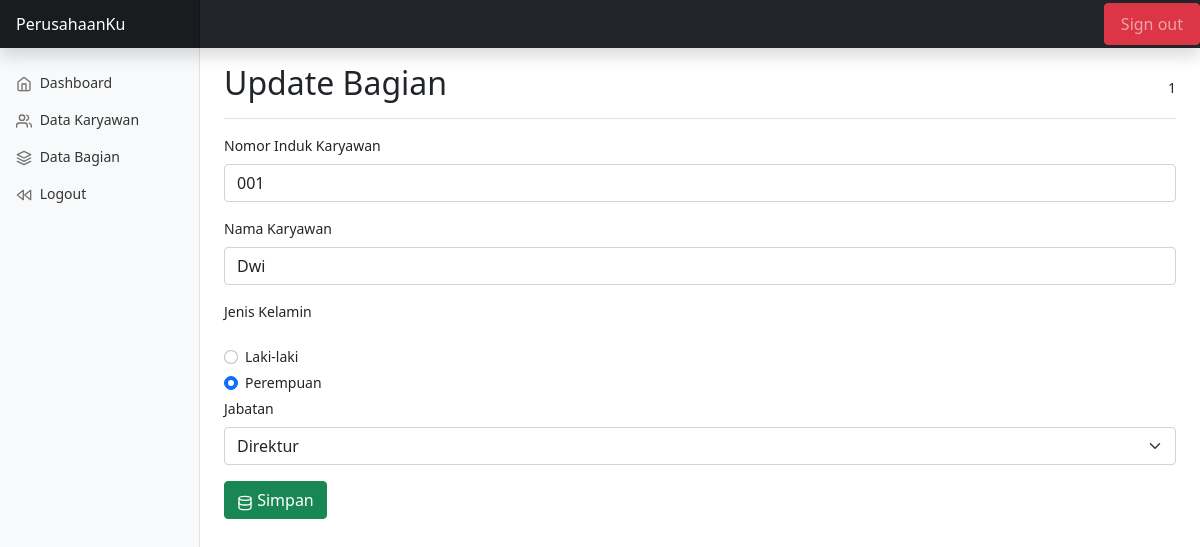
/pages/main.php?page=bagianupdate&id=1 (signed in), run on the app's committed database.
### tables this page shows
CREATE TABLE `bagian` (
  `id` int(11) NOT NULL,
  `nik` varchar(255) NOT NULL,
  `nama` varchar(255) NOT NULL,
  `jenis_kelamin` enum('Laki-laki','Perempuan') NOT NULL,
  `jabatan` enum('Direktur','Manager','Divisi Umum') NOT NULL
);

### pages/bagian/bagianupdate.php (the view, shortened to what this page needs)
<main class="col-md-9 ms-sm-auto col-lg-10 px-md-4">
      <div class="d-flex justify-content-between flex-wrap flex-md-nowrap align-items-center pt-3 pb-2 mb-3 border-bottom">
            <h1 class="h2">Update Bagian</h1>
            <div class="btn-toolbar mb-2 mb-md-0">
            <?php
                $id =  $_GET['id'];
                echo $id;
                $findSQL = "SELECT * FROM bagian WHERE id = ?";
                $database = new Database();
                $connection = $database->getConnection();
                $statement = $connection->prepare($findSQL);
                $statement->bindParam(1, $id);
                $statement->execute();
                $data = $statement->fetch();
            ?>
            </div>
      </div>
      <div>
        <form action="" method="post">
          <div class="mb-3">
            <label for="nik" class="form-label">Nomor Induk Karyawan</label>
            <input type="text" class="form-control" id="nik" name="nik" value="<?php echo $data['nik'] ?>"required>
          </div>
          <div class="mb-3">
            <label for="nama" class="form-label">Nama Karyawan</label>
            <input type="text" class="form-control" id="nama" name="nama" value="<?php echo $data['nama'] ?>"required>
          </div>
          <div class="mb-3">
            <label for="jenis_kelamin" class="form-label">Jenis Kelamin</label>
          </div>
          <div class="form-check">
              <input class="form-check-input" type="radio" value="Laki-laki" name="jenis_kelamin" id="jenis_kelamin1" <?php echo ($data['jenis_kelamin'] == 'Laki-laki') ? "checked" : "" ?> required>
              <label class="form-check-label" for="jenis_kelamin1">
                Laki-laki
              </label>
          </div>
          <div class="form-check">
              <input class="form-check-input" type="radio" value="Perempuan" name="jenis_kelamin" id="jenis_kelamin2" <?php echo ($data['jenis_kelamin'] == 'Perempuan') ? "checked" : "" ?> >
              <label class="form-check-label" for="jenis_kelamin2">
                Perempuan
              </label>
          </div>
          <div class="mb-3">
            <label for="jabatan" class="form-label">Jabatan</label>
            <select class="form-select" aria-label="Default select example" name="jabatan" required>
              <option value="Direktur"<?php echo ($data['jabatan'] == 'Direktur') ? "selected" : "" ?> >Direktur</option>
            </select>
          </div>
          <button class="btn btn-success" type="submit" name="button_simpan"><span data-feather="database"></span> Simpan</button>
        </form>
      </div>
</main>

### pages/dashboard.css (style rules this page uses)
body { font-size: .875rem; }
.feather { width: 16px; height: 16px; vertical-align: text-bottom; }

### data on the page
bagian: nik "001", nama "Dwi", jenis_kelamin "☐ Laki-laki", jenis_kelamin "☑ Perempuan", jabatan "Direktur"

### other printed values
$id "1"
